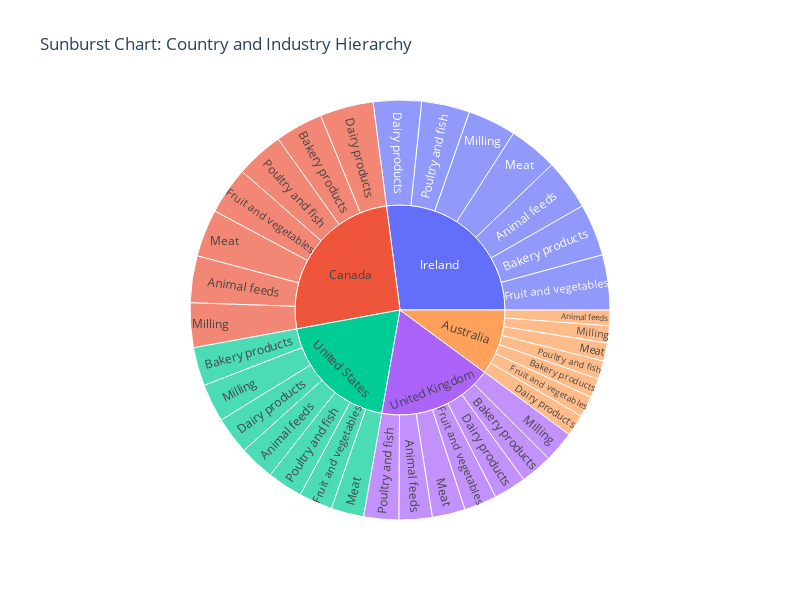

Notebook code cell kept with this figure:
### Code cell
fig = px.sunburst(data_graphics, path=['country', 'Ind'], title='Sunburst Chart: Country and Industry Hierarchy')

# Adjust the size of the chart
fig.update_layout(width=800, height=600)

fig.show()

### Figure 1 — Plotly figure (JSON) as saved in the notebook; plotly's stock layout.template omitted (floating-point values rounded to 4 significant figures)
{"data": [{"branchvalues": "total", "domain": {"x": [0, 1], "y": [0, 1]}, "hovertemplate": "labels=%{label}<br>count=%{value}<br>parent=%{parent}<br>id=%{id}<extra></extra>", "ids": ["Australia/Animal feeds", "Canada/Animal feeds", "Ireland/Animal feeds", "United Kingdom/Animal feeds", "United States/Animal feeds", "Australia/Bakery products", "Canada/Bakery products", "Ireland/Bakery products", "United Kingdom/Bakery products", "United States/Bakery products", "Australia/Dairy products", "Canada/Dairy products", "Ireland/Dairy products", "United Kingdom/Dairy products", "United States/Dairy products", "Australia/Fruit and vegetables", "Canada/Fruit and vegetables", "Ireland/Fruit and vegetables", "United Kingdom/Fruit and vegetables", "United States/Fruit and vegetables", "Australia/Meat", "Canada/Meat", "Ireland/Meat", "United Kingdom/Meat", "United States/Meat", "Australia/Milling", "Canada/Milling", "Ireland/Milling", "United Kingdom/Milling", "United States/Milling", "Australia/Poultry and fish", "Canada/Poultry and fish", "Ireland/Poultry and fish", "United Kingdom/Poultry and fish", "United States/Poultry and fish", "Australia", "Canada", "Ireland", "United Kingdom", "United States"], "labels": ["Animal feeds", "Animal feeds", "Animal feeds", "Animal feeds", "Animal feeds", "Bakery products", "Bakery products", "Bakery products", "Bakery products", "Bakery products", "Dairy products", "Dairy products", "Dairy products", "Dairy products", "Dairy products", "Fruit and vegetables", "Fruit and vegetables", "Fruit and vegetables", "Fruit and vegetables", "Fruit and vegetables", "Meat", "Meat", "Meat", "Meat", "Meat", "Milling", "Milling", "Milling", "Milling", "Milling", "Poultry and fish", "Poultry and fish", "Poultry and fish", "Poultry and fish", "Poultry and fish", "Australia", "Canada", "Ireland", "United Kingdom", "United States"], "name": "", "parents": ["Australia", "Canada", "Ireland", "United Kingdom", "United States", "Australia", "Canada", "Ireland", "United Kingdom", "United States", "Australia", "Canada", "Ireland", "United Kingdom", "United States", "Australia", "Canada", "Ireland", "United Kingdom", "United States", "Australia", "Canada", "Ireland", "United Kingdom", "United States", "Australia", "Canada", "Ireland", "United Kingdom", "United States", "Australia", "Canada", "Ireland", "United Kingdom", "United States", "", "", "", "", ""], "type": "sunburst", "values": [75, 226, 244, 160, 171, 93, 231, 252, 155, 186, 105, 258, 232, 157, 181, 101, 229, 266, 158, 162, 87, 229, 236, 159, 158, 83, 215, 233, 150, 184, 89, 231, 233, 169, 171, 633, 1619, 1696, 1108, 1213]}], "layout": {"height": 600, "legend": {"tracegroupgap": 0}, "title": {"text": "Sunburst Chart: Country and Industry Hierarchy"}, "width": 800}}
